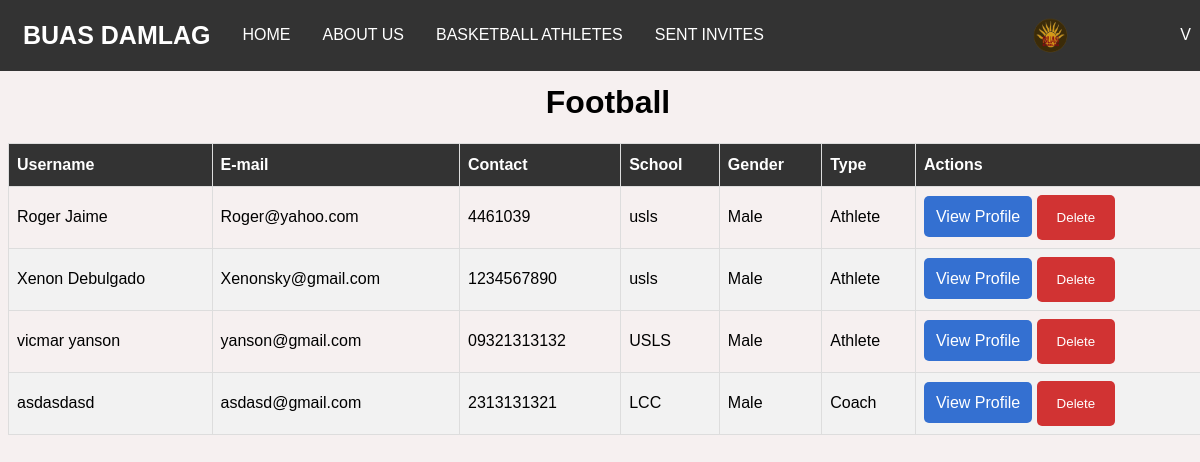
/sport.php?sport=Football (signed in), run on the app's committed database.
### tables this page shows
CREATE TABLE `users` (
  `id` int(20) NOT NULL,
  `name` varchar(70) NOT NULL,
  `password` varchar(40) NOT NULL,
  `email` varchar(50) NOT NULL,
  `school` varchar(100) DEFAULT NULL,
  `previous_school` text,
  `contact` varchar(20) DEFAULT NULL,
  `address` varchar(100) DEFAULT NULL,
  `birthdate` date NOT NULL,
  `gender` text NOT NULL,
  `sport` text,
  `position` text,
  `created_at` datetime NOT NULL,
  `updated_at` datetime NOT NULL,
  `type` text NOT NULL,
  `status` text NOT NULL,
  `image` varchar(100) NOT NULL
);

### web_db.php (called while the page is built, shortened)
<?php
$dbHost = 'localhost';
$dbName = 'android_db';
$dbUser = 'root';
$dbPass = '';
    try {
        $config = new PDO("mysql:host={$dbHost};dbname={$dbName}",$dbUser,$dbPass);
        $config->setAttribute(PDO::ATTR_ERRMODE,PDO::ERRMODE_EXCEPTION);
    } catch(PDOException $e) {
        echo $e->getMessage();
    }
    include_once('web_config.php');
    $pdo = new Config($config);
?>

### authentication.php (called while the page is built, shortened)
<?php
            $email = $_SESSION['email'];
            $current_user = $pdo->checkEmail($email);
?>

### web_config.php (called while the page is built, shortened)
<?php
    class Config {
        private $db;
        function __construct($config){
            $this->db = $config;
        }
        public function checkEmail($email){
            try{
                $query = $this->db->prepare("SELECT * from users where email=:email");
                $query->bindparam(":email", $email);
                $query->execute();
                return $request = $query->fetch();
            }catch(Exception $e){
                echo $e->getMessage();
                return false;
            }
        }
        public function fetchSport($sport){
            try{
                $query = $this->db->prepare("SELECT * from users WHERE sport='$sport' AND status='Activated'");
                $query->bindparam(":sport", $sport);
                $query->execute();
                return $request = $query->fetchAll();
            }catch(Exception $e){
                echo $e->getMessage();
                return false;
            }
        }
    }
?>

### sport.php (the view, shortened to what this page needs)
<?php
    include_once('web_db.php');
    include_once('authentication.php');
    $getSport = $_GET['sport'];
?>
<!DOCTYPE html>
<html lang="en">
    <head>
        <link href="styles.css" rel="stylesheet" />
    </head>
    <body>
        <?php include('navbar.php') ?>
        <div class="container">
            <center><h1><?php echo $getSport ?></h1>
                <table id="users">
                <thead>
                        <tr>
                            <th>Username</th>
                            <th>E-mail</th>
                            <th>Contact</th>
                            <th>School</th>
                            <th>Gender</th>
                            <th>Type</th>
                            <th>Actions</th>
                </thead>
                <tbody>
                    <?php
                        $users = $pdo->fetchSport($getSport);
                        if(is_array($users) && !empty($users)){
                            foreach($users as $user){
                    ?>
                    <tr>
                        <td><?php echo $user['name']; ?></td>
                        <td><?php echo $user['email']; ?></td>
                        <td><?php echo $user['contact']; ?></td>
                        <td><?php if(empty($user['school'])){
                                    echo $user['previous_school'];
                            }else{
                                echo $user['school'];
                            } ?></td>
                        <td><?php echo $user['gender']; ?></td>
                        <td><?php echo $user['type']; ?></td>
                        <td>
                            <a class="view-profile" href="userProfile.php?id=<?php echo $user['id']?>">View Profile</a>
                            <form method="post" class="delete-form">
                                <button class="delete-button" type="submit" name="delete">Delete</button>
                            </form>
                        </td>
                    </tr>
                    <?php } }?>
                </tbody>
            </table>
            </center>
        </div>
    </body>
</html>

### navbar.php (shortened to what this page needs)
<nav class="navbar">
    <div class="container">
    <strong><a class="brand-logo" href="home.php">BUAS DAMLAG</a></strong>
    <a href="home.php" class="list">HOME</a>
    <a href="about.php" class="list">ABOUT US</a>
    <?php
        if($current_user['type'] == 'Admin'){
    ?>
        <a href="index.php" class="list">USERS</a>
    <?php }else{ ?>
        <a href="index.php" class="list"><?php echo strtoupper($current_user['sport']);?> ATHLETES</a>
        <a href="invites.php" class="list">SENT INVITES</a>
    <?php } ?>
        <?php $imageURL = 'uploads/'.$current_user["image"];?>
            <img src="<?php if(empty($current_user["image"])){ echo 'uploads/default.png';}else{ echo $imageURL;}?>" class="navbar-image" />
        <div class="dropdown user-profile list">
            <button class="dropbtn" onclick="profileDropdown()">
                <?php echo $current_user['name']?>
            </button>
        </div>
    </div>
</nav>

### styles.css (style rules this page uses)
body { font-family: 'Nunito', sans-serif; background-color: #f3ebebb7; }
form { margin: auto; }
.delete-form { display: inline-block; }
.delete-button { background-color: #d13333; color: white; padding: 15px 20px; border: none; cursor: pointer; border-radius: 5px; font-family: 'Nunito', sans-serif; }
.container { width:1200px; margin: auto; }
#users { font-family: 'Nunito', sans-serif; border-collapse: collapse; width: 100%; }
#users td, #users th { border: 1px solid #ddd; padding: 8px; }
#users tr:nth-child(even) { background-color: #f2f2f2; }
#users th { padding-top: 12px; padding-bottom: 12px; text-align: left; background-color: #333; color: white; }
.navbar { overflow: hidden; background-color: #333; font-family: 'Nunito', sans-serif; margin: -8px; padding: 7px; }
.navbar a { float: left; font-size: 16px; color: white; text-align: center; padding: 14px 16px; text-decoration: none; }
.navbar .list { margin-top: 5px; }
.dropdown { float: left; overflow: hidden; }
.dropdown .dropbtn { cursor: pointer; font-size: 16px; border: none; outline: none; color: white; padding: 14px 16px; background-color: inherit; font-family: inherit; margin: 0; }
.user-profile { float: right; }
.view-profile { text-decoration: none; color: white; background-color: #3470d1; border: none; padding: 12px 12px; border-radius: 5px; text-align: center; }
.brand-logo { font-size: 25px !important; }
.navbar-image { height: 40px; width: 40px; border: none; border-radius: 50%; margin-top: 10px; margin-left: 250px; }

### data on the page
users: sport "BASKETBALL", image (picture), name "V"
users: name "Roger Jaime", email "Roger@yahoo.com", contact "4461039", previous_school "usls", gender "Male", type "Athlete"
users: name "Xenon Debulgado", email "Xenonsky@gmail.com", contact "1234567890", previous_school "usls", gender "Male", type "Athlete"
users: name "vicmar yanson", email "yanson@gmail.com", contact "09321313132", school "USLS", gender "Male", type "Athlete"
users: name "asdasdasd", email "asdasd@gmail.com", contact "2313131321", school "LCC", gender "Male", type "Coach"

### other printed values
$getSport "Football"
